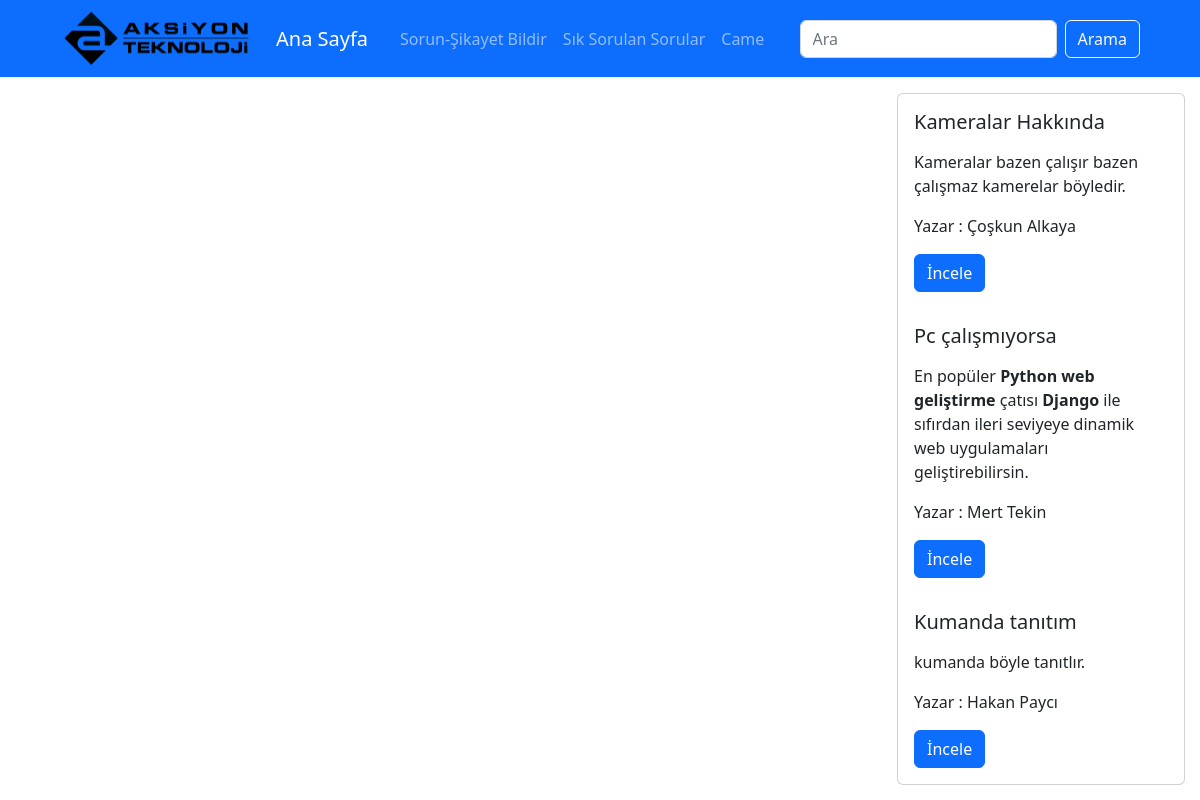
The page / on the database its author committed.
### tickets/models.py (models this page shows, shortened)
class Paylasim(models.Model):
    göndericiAdi = models.CharField(max_length=100)
    gönderiKonu = models.CharField(max_length=100)
    gönderiAciklama = RichTextField()
    gönderiFoto = models.ImageField(upload_to="Paylasim")
    gönderiDurumu = models.BooleanField(default=False)
    cameUrunumu = models.BooleanField(default=False)
    slug = models.SlugField(null=False, unique=True,
                            db_index=True, blank=True, editable=False)
    category = models.ForeignKey(
        Category, on_delete=models.CASCADE)

### tickets/views.py (the view)
# urls.py: path('', views.home, name="home"),
def home(request):
    data = {
        "paylasimlar": Paylasim.objects.all(),
        "arizalar": Ariza.objects.all(),
    }
    return render(request, "index.html", data)

### tickets/templates/index.html
{% extends "basee.html" %}
{% block content %}
    {% include 'partials/_navbar.html' %}
    <div class="container mt-3">
        <div class="row">
            <div class="col-3">
            </div>
            <div class="col-6">
            </div>
            <div class="col-3 mb-2">
                {% include 'partials/_sidebar.html' %}
            </div>
        </div>
    </div>
    {% endblock %}

### tickets/templates/partials/_sidebar.html (shortened to what this page needs)
  <div class="row " >
    <div class="col-sm-6"  >
      <div class="card"  style="width: 18rem; " >
        {%for pay in paylasimlar%}
        <div class="card-body" >
          <h5 class="card-title">{{pay.gönderiKonu}}</h5>
          <p class="card-text " >{{pay.gönderiAciklama|safe|slice:"0:200"}}</p>
          <p class="card-writer" >Yazar : {{pay.göndericiAdi}}</p>
          <a href="{% url 'details' pay.slug %}" class="btn btn-primary">İncele</a>
        </div>
        {%endfor%}
      </div>
    </div>
</div>

### rows shown on the page
Paylasim: gönderiKonu "Kameralar Hakkında", gönderiAciklama "Kameralar bazen çalışır bazen çalışmaz kamerelar böyledir.", göndericiAdi "Çoşkun Alkaya"
Paylasim: gönderiKonu "Pc çalışmıyorsa", gönderiAciklama "En popüler Python web geliştirme çatısı Django ile sıfırdan ileri seviyeye dinamik web uygulamaları geliştirebilirsin.", göndericiAdi "Mert Tekin"
Paylasim: gönderiKonu "Kumanda tanıtım", gönderiAciklama "kumanda böyle tanıtlır.", göndericiAdi "Hakan Paycı"
